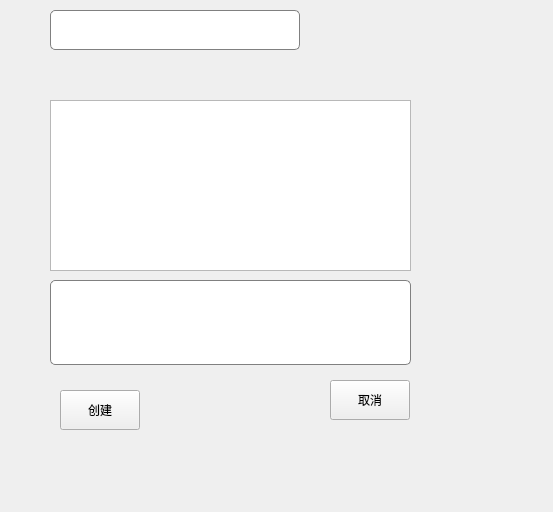
<?xml version="1.0" encoding="UTF-8"?>
<ui version="4.0">
 <class>addgroup</class>
 <widget class="QWidget" name="addgroup">
  <property name="geometry">
   <rect>
    <x>0</x>
    <y>0</y>
    <width>553</width>
    <height>512</height>
   </rect>
  </property>
  <property name="windowTitle">
   <string>创建群聊</string>
  </property>
  <widget class="QListWidget" name="listWidget">
   <property name="geometry">
    <rect>
     <x>50</x>
     <y>100</y>
     <width>361</width>
     <height>171</height>
    </rect>
   </property>
  </widget>
  <widget class="QTextEdit" name="textEdit">
   <property name="geometry">
    <rect>
     <x>50</x>
     <y>280</y>
     <width>361</width>
     <height>85</height>
    </rect>
   </property>
   <property name="accessibleDescription">
    <string>验证信息</string>
   </property>
   <property name="styleSheet">
    <string notr="true">background-color: white;
    border: 1px solid gray;
    border-radius: 5px;
    padding: 2px 10px;
    font-size: 16px;
    color: black;</string>
   </property>
  </widget>
  <widget class="QPushButton" name="pushButton_create">
   <property name="geometry">
    <rect>
     <x>60</x>
     <y>390</y>
     <width>80</width>
     <height>40</height>
    </rect>
   </property>
   <property name="text">
    <string>创建</string>
   </property>
  </widget>
  <widget class="QLineEdit" name="lineEdit">
   <property name="geometry">
    <rect>
     <x>50</x>
     <y>10</y>
     <width>250</width>
     <height>40</height>
    </rect>
   </property>
   <property name="styleSheet">
    <string notr="true">background-color: white;
    border: 1px solid gray;
    border-radius: 5px;
    padding: 2px 10px;
    font-size: 16px;
    color: black;</string>
   </property>
  </widget>
  <widget class="QPushButton" name="pushButton_cancel">
   <property name="geometry">
    <rect>
     <x>330</x>
     <y>380</y>
     <width>80</width>
     <height>40</height>
    </rect>
   </property>
   <property name="text">
    <string>取消</string>
   </property>
  </widget>
 </widget>
 <resources/>
 <connections/>
</ui>
